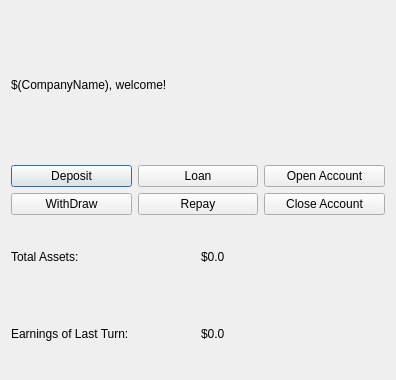
<?xml version="1.0" encoding="UTF-8"?>
<ui version="4.0">
 <class>BankDetailDialog</class>
 <widget class="QDialog" name="BankDetailDialog">
  <property name="geometry">
   <rect>
    <x>0</x>
    <y>0</y>
    <width>396</width>
    <height>380</height>
   </rect>
  </property>
  <property name="windowTitle">
   <string>Dialog</string>
  </property>
  <layout class="QGridLayout" name="gridLayout_2">
   <item row="2" column="0">
    <layout class="QGridLayout" name="gridLayout">
     <item row="0" column="0">
      <widget class="QLabel" name="label">
       <property name="text">
        <string>Total Assets:</string>
       </property>
      </widget>
     </item>
     <item row="0" column="1">
      <widget class="QLabel" name="label_2">
       <property name="text">
        <string>$0.0</string>
       </property>
      </widget>
     </item>
     <item row="1" column="0">
      <widget class="QLabel" name="label_3">
       <property name="text">
        <string>Earnings of Last Turn:</string>
       </property>
      </widget>
     </item>
     <item row="1" column="1">
      <widget class="QLabel" name="label_4">
       <property name="text">
        <string>$0.0</string>
       </property>
      </widget>
     </item>
    </layout>
   </item>
   <item row="1" column="0">
    <layout class="QHBoxLayout" name="horizontalLayout">
     <item>
      <layout class="QVBoxLayout" name="verticalLayout">
       <item>
        <widget class="QPushButton" name="pushButton">
         <property name="text">
          <string>Deposit</string>
         </property>
        </widget>
       </item>
       <item>
        <widget class="QPushButton" name="pushButton_2">
         <property name="text">
          <string>WithDraw</string>
         </property>
        </widget>
       </item>
      </layout>
     </item>
     <item>
      <layout class="QVBoxLayout" name="verticalLayout_2">
       <item>
        <widget class="QPushButton" name="pushButton_3">
         <property name="text">
          <string>Loan</string>
         </property>
        </widget>
       </item>
       <item>
        <widget class="QPushButton" name="pushButton_4">
         <property name="text">
          <string>Repay</string>
         </property>
        </widget>
       </item>
      </layout>
     </item>
     <item>
      <layout class="QVBoxLayout" name="verticalLayout_3">
       <item>
        <widget class="QPushButton" name="pushButton_7">
         <property name="text">
          <string>Open Account</string>
         </property>
        </widget>
       </item>
       <item>
        <widget class="QPushButton" name="pushButton_6">
         <property name="text">
          <string>Close Account</string>
         </property>
        </widget>
       </item>
      </layout>
     </item>
    </layout>
   </item>
   <item row="0" column="0">
    <widget class="QLabel" name="label_5">
     <property name="text">
      <string>$(CompanyName), welcome!</string>
     </property>
    </widget>
   </item>
  </layout>
 </widget>
 <resources/>
 <connections/>
</ui>
